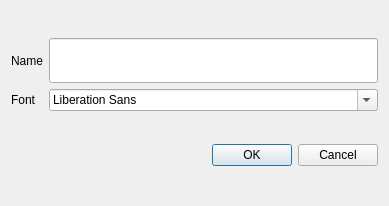
<?xml version="1.0" encoding="UTF-8"?>
<ui version="4.0">
 <class>Dialog</class>
 <widget class="QDialog" name="Dialog">
  <property name="geometry">
   <rect>
    <x>0</x>
    <y>0</y>
    <width>389</width>
    <height>206</height>
   </rect>
  </property>
  <property name="windowTitle">
   <string>Dialog</string>
  </property>
  <layout class="QVBoxLayout" name="verticalLayout">
   <item>
    <layout class="QGridLayout" name="gridLayout">
     <item row="0" column="0">
      <widget class="QLabel" name="label">
       <property name="text">
        <string>Name</string>
       </property>
      </widget>
     </item>
     <item row="0" column="1">
      <widget class="QLineEdit" name="lineEdit">
       <property name="font">
        <font>
         <pointsize>25</pointsize>
        </font>
       </property>
      </widget>
     </item>
     <item row="1" column="0">
      <widget class="QLabel" name="label_2">
       <property name="text">
        <string>Font</string>
       </property>
      </widget>
     </item>
     <item row="1" column="1">
      <widget class="QFontComboBox" name="fontComboBox"/>
     </item>
    </layout>
   </item>
   <item>
    <widget class="QDialogButtonBox" name="buttonBox">
     <property name="standardButtons">
      <set>QDialogButtonBox::Cancel|QDialogButtonBox::Ok</set>
     </property>
    </widget>
   </item>
  </layout>
 </widget>
 <resources/>
 <connections/>
</ui>
